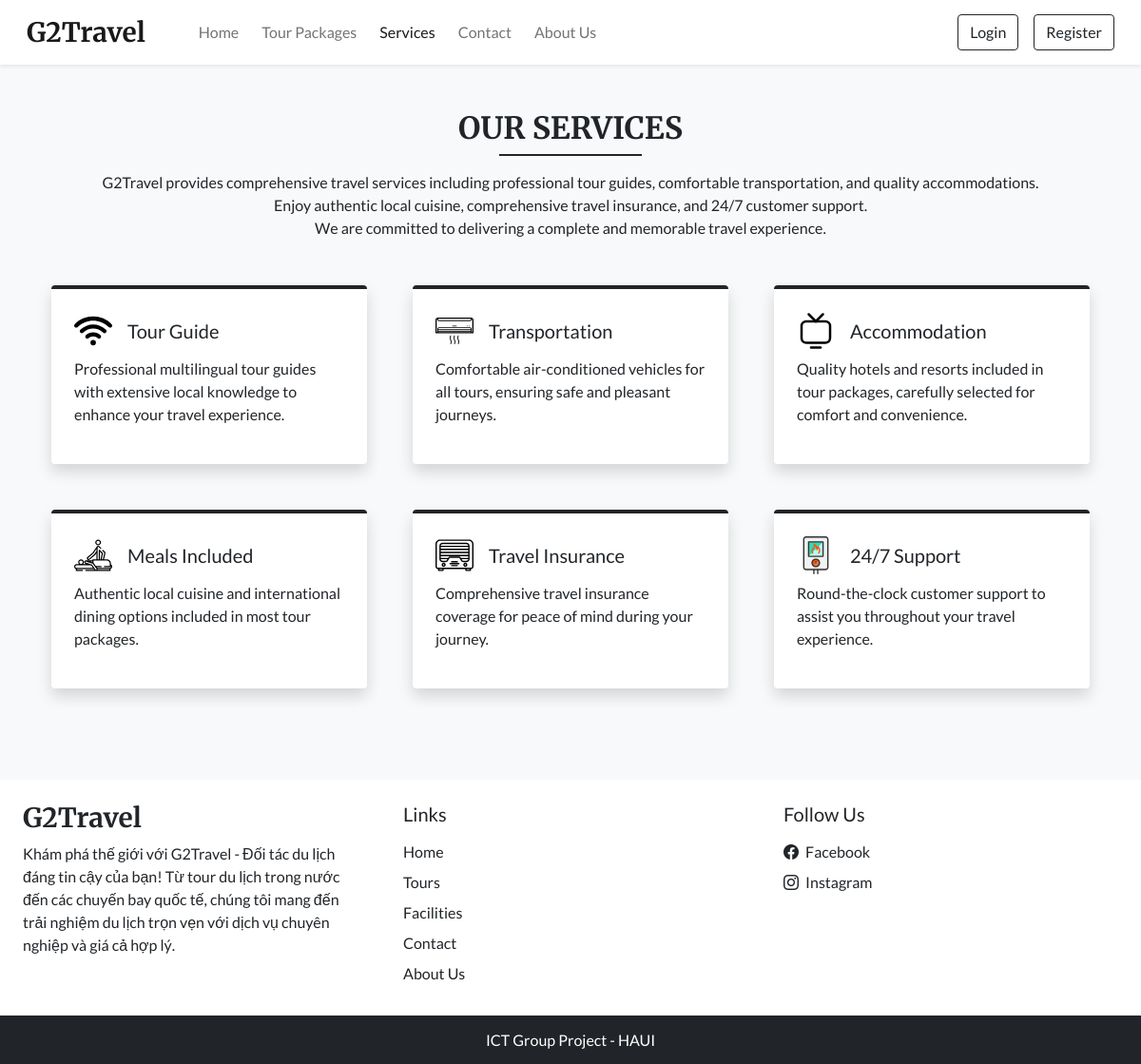
Screenshot of /facilities.php with the database file from the repository.
### tables this page shows
CREATE TABLE `settings` (
  `sr_no` int(11) NOT NULL,
  `site_title` varchar(50) NOT NULL,
  `site_about` varchar(250) NOT NULL,
  `shutdown` tinyint(1) NOT NULL
);

CREATE TABLE `facilities` (
  `id` int(11) NOT NULL,
  `icon` varchar(100) NOT NULL,
  `name` varchar(50) NOT NULL,
  `description` varchar(250) NOT NULL
);

### admin/inc/db_config.php (called while the page is built, shortened)
<?php
  function selectAll($table) {
    $con = $GLOBALS['con'];
    $res = mysqli_query($con, "SELECT * FROM $table");
    return $res;
  }
  function select($sql, $values, $datatypes) {
    $con = $GLOBALS['con'];
    if($stmt = mysqli_prepare($con, $sql)){
      mysqli_stmt_bind_param($stmt, $datatypes, ...$values);
      if(mysqli_stmt_execute($stmt)){
        $res = mysqli_stmt_get_result($stmt);
        return $res;
      }
      else{
        mysqli_stmt_close($stmt);
        die("Query cannot be executed - Execute");
      }
    }
    else{
      die("Query cannot be executed - Select");
    }
  }
?>

### facilities.php (the view, shortened to what this page needs)
<!DOCTYPE html>
<html lang="en">
<head>
  <?php require('inc/links.php'); ?>
</head>
<body class="bg-light">
  <?php require('inc/header.php'); ?>
  <div class="my-5 px-4">
    <h2 class="fw-bold h-font text-center">OUR SERVICES</h2>
    <div class="h-line bg-dark"></div>
    <p class="text-center mt-3">
    G2Travel provides comprehensive travel services including professional tour guides, comfortable transportation, and quality accommodations. <br>
    Enjoy authentic local cuisine, comprehensive travel insurance, and 24/7 customer support. <br>
    We are committed to delivering a complete and memorable travel experience.
    </p>
  </div>
  <div class="container">
    <div class="row">
      <?php
        $res = selectAll('facilities');
        $path = FACILITIES_IMG_PATH;
        while($row = mysqli_fetch_assoc($res)){
          echo<<<data
            <div class="col-lg-4 col-md-6 mb-5 px-4">
              <div class="bg-white rounded shadow p-4 border-top border-4 border-dark pop">
                <div class="d-flex align-items-center mb-2">
                  <img src="$path$row[icon]" width="40px">
                  <h5 class="m-0 ms-3">$row[name]</h5>
                </div>
                <p>$row[description]</p>
              </div>
            </div>
          data;
        }
      ?>
    </div>
  </div>
  <?php require('inc/footer.php'); ?>
</body>
</html>

### inc/header.php (shortened to what this page needs)
<nav id="nav-bar" class="navbar navbar-expand-lg navbar-light bg-white px-lg-3 py-lg-2 shadow-sm sticky-top">
  <div class="container-fluid">
    <a class="navbar-brand me-5 fw-bold fs-3 h-font" href="index.php"><?php echo $settings_r['site_title'] ?></a>
    <div class="collapse navbar-collapse" id="navbarSupportedContent">
      <ul class="navbar-nav me-auto mb-2 mb-lg-0">
        <li class="nav-item">
          <a class="nav-link me-2" href="index.php">Home</a>
        </li>
        <li class="nav-item">
          <a class="nav-link me-2" href="rooms.php">Tour Packages</a>
        </li>
        <li class="nav-item">
          <a class="nav-link me-2" href="facilities.php">Services</a>
        </li>
        <li class="nav-item">
          <a class="nav-link me-2" href="contact.php">Contact</a>
        </li>
        <li class="nav-item">
          <a class="nav-link" href="about.php">About Us</a>
        </li>
      </ul>
      <div class="d-flex">
        <?php
          if(isset($_SESSION['login']) && $_SESSION['login']==true)
          {
            $path = USERS_IMG_PATH;
            echo<<<data
              <div class="btn-group">
                <button type="button" class="btn btn-outline-dark shadow-none dropdown-toggle" data-bs-toggle="dropdown" data-bs-display="static" aria-expanded="false">
                  <img src="$path$_SESSION[uPic]" style="width: 25px; height: 25px;" class="me-1 rounded-circle">
                  $_SESSION[uName]
                </button>
                <ul class="dropdown-menu dropdown-menu-lg-end">
                  <li><a class="dropdown-item" href="profile.php">My Profile</a></li>
                  <li><a class="dropdown-item" href="bookings.php">Booking History</a></li>
                  <li><a class="dropdown-item" href="logout.php">Logout</a></li>
                </ul>
              </div>
            data;
          }
          else
          {
            echo<<<data
              <button type="button" class="btn btn-outline-dark shadow-none me-lg-3 me-2" data-bs-toggle="modal" data-bs-target="#loginModal">
                Login
              </button>
              <button type="button" class="btn btn-outline-dark shadow-none" data-bs-toggle="modal" data-bs-target="#registerModal">
                Register
              </button>
            data;
          }
        ?>
      </div>
    </div>
  </div>
</nav>

### inc/footer.php (shortened to what this page needs)
<div class="container-fluid bg-white mt-5">
  <div class="row">
    <div class="col-lg-4 p-4">
      <h3 class="h-font fw-bold fs-3 mb-2"><?php echo $settings_r['site_title'] ?></h3>
      <p>
        <?php echo $settings_r['site_about'] ?>
      </p>
    </div>
    <div class="col-lg-4 p-4">
      <h5 class="mb-3">Links</h5>
      <a href="index.php" class="d-inline-block mb-2 text-dark text-decoration-none">Home</a> <br>
      <a href="rooms.php" class="d-inline-block mb-2 text-dark text-decoration-none">Tours</a> <br>
      <a href="facilities.php" class="d-inline-block mb-2 text-dark text-decoration-none">Facilities</a> <br>
      <a href="contact.php" class="d-inline-block mb-2 text-dark text-decoration-none">Contact</a> <br>
      <a href="about.php" class="d-inline-block mb-2 text-dark text-decoration-none">About Us</a>
    </div>
    <div class="col-lg-4 p-4">
        <h5 class="mb-3">Follow Us</h5>
        <a href="<?php echo $contact_r['fb'] ?>" class="d-inline-block text-dark text-decoration-none mb-2">
          <i class="bi bi-facebook me-1"></i> Facebook
        </a><br>
        <a href="<?php echo $contact_r['insta'] ?>" class="d-inline-block text-dark text-decoration-none">
          <i class="bi bi-instagram me-1"></i> Instagram
        </a><br>
    </div>
  </div>
</div>
<h6 class="text-center bg-dark text-white p-3 m-0">ICT Group Project - HAUI</h6>

### css/common.css (style rules this page uses)
:root { --teal: #2D6A4F; --teal_hover: #2D6A4F; }
* { font-family: 'Lato', sans-serif; }
.h-font { font-family: 'Merriweather', serif; }
.h-line { width: 150px; margin: 0 auto; height: 1.7px; }

### rows the page displays
settings: site_title "G2Travel", site_about "Khám phá thế giới với G2Travel - Đối tác du lịch đáng tin cậy của bạn! Từ tour du lịch trong nước đến các chuyến bay quốc tế, chúng tôi mang đến trải nghiệm du lịch trọn vẹn với dịch vụ chuyên nghiệp và giá cả hợp lý."
facilities: icon (picture), name "Tour Guide", description "Professional multilingual tour guides with extensive local knowledge to enhance your travel experience."
facilities: icon (picture), name "Transportation", description "Comfortable air-conditioned vehicles for all tours, ensuring safe and pleasant journeys."
facilities: icon (picture), name "Accommodation", description "Quality hotels and resorts included in tour packages, carefully selected for comfort and convenience."
facilities: icon (picture), name "Meals Included", description "Authentic local cuisine and international dining options included in most tour packages."
facilities: icon (picture), name "Travel Insurance", description "Comprehensive travel insurance coverage for peace of mind during your journey."
facilities: icon (picture), name "24/7 Support", description "Round-the-clock customer support to assist you throughout your travel experience."
